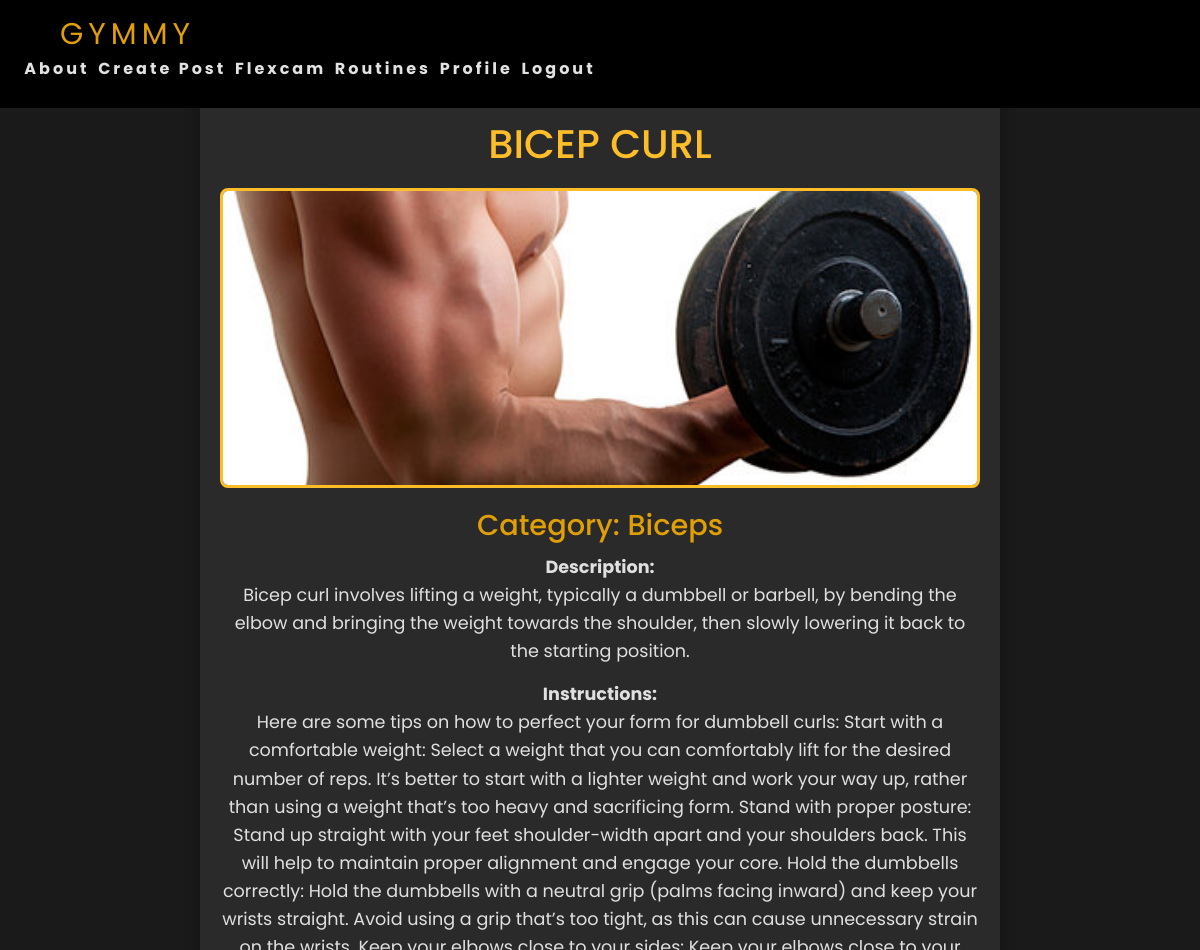
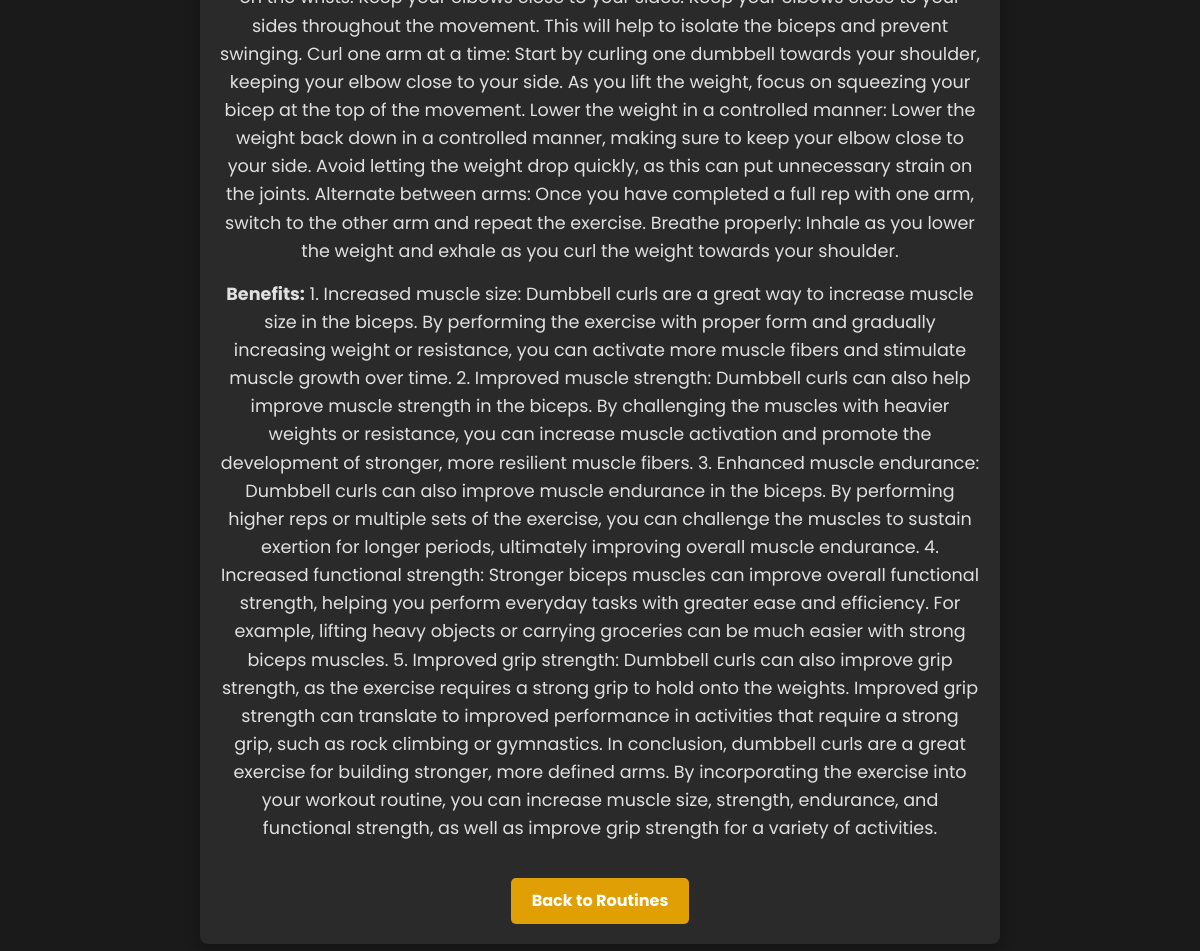
/exercise/1/ (signed in), run on the app's committed database (2 pictures, top to bottom).
### gymmy/models.py (models this page shows, shortened)
class Routines(models.Model):
    routine = models.CharField(max_length=30)
    category = models.ForeignKey(Category, on_delete=models.CASCADE, default=1)
    description = models.CharField(max_length=500, default='', blank=True, null=True)
    image = models.ImageField(upload_to='uploads/routine/')
    favorites = models.ManyToManyField(User, related_name='favourite_routines', blank=True)
    instructions = models.TextField(blank=True, null=True)
    benefits = models.TextField(blank=True, null=True)
    class Meta:
        verbose_name_plural = 'routines'

class Category(models.Model):
    name = models.CharField(max_length=20)
    class Meta:
        verbose_name_plural = 'categories'

### gymmy/views.py (the view)
# urls.py: path('exercise/<int:routine_id>/', views.exercise_details, name='exercise_details'),
@login_required
def exercise_details(request, routine_id):
    routine = get_object_or_404(Routines, id=routine_id)
    return render(request, 'gymmy/exercise_details.html', {'routine': routine})

### gymmy/templates/gymmy/exercise_details.html (shortened to what this page needs)
{% extends 'gymmy/base.html' %}
{% load static %}
{% block css %}<link rel="stylesheet" href="{% static 'css/exercise_details.css' %}">{% endblock %}
{% block content %}
<div class="exercise-details-container">
    <h2>{{ routine.routine }}</h2>
    <img src="{{ routine.image.url }}" alt="Routine Image" class="exercise-image">
    <h3>Category: {{ routine.category.name }}</h3>
    <p><strong>Description:</strong> <br> {{ routine.description }}</p>
    {% if routine.instructions %}
        <p><strong>Instructions:</strong> <br> {{ routine.instructions }}</p>
    {% endif %}
    {% if routine.benefits %}
        <p><strong>Benefits:</strong> {{ routine.benefits }}</p>
    {% endif %}
    <a href="{% url 'routines' %}" class="btn">Back to Routines</a>
</div>
{% endblock %}

### gymmy/static/css/base.css (style rules this page uses)
* { padding: 0; margin: 0; box-sizing: border-box; }

### gymmy/static/css/profile.css (style rules this page uses)
* { margin: 0; padding: 0; box-sizing: border-box; font-family: "Poppins", sans-serif; }

### gymmy/static/css/exercise_details.css (style rules this page uses)
* { padding: 0; margin: 0 ; box-sizing: border-box; }
.exercise-details-container { max-width: 800px; margin: 50px auto; padding: 20px; background-color: #2a2a2a; border-radius: 8px; box-shadow: 0 4px 15px rgba(0, 0, 0, 0.3); text-align: center; }
.exercise-details-container h2 { color: #fdbd29; font-size: 2.5em; margin-bottom: 20px; text-transform: uppercase; }
.exercise-image { width: 100%; max-height: 300px; object-fit: cover; border-radius: 8px; margin-bottom: 20px; border: 3px solid #fdbd29; }
.exercise-details-container h3 { color: #e19f06; font-size: 1.8em; margin-bottom: 10px; }
.exercise-details-container p { font-size: 1.1em; line-height: 1.6; margin-bottom: 15px; }
.btn { display: inline-block; margin-top: 20px; padding: 10px 20px; background-color: #e19f06; color: #fff; text-decoration: none; border-radius: 5px; font-weight: bold; transition: background-color 0.3s ease; }

### data on the page
Routines: routine "BICEP CURL", image (picture), category.name "Biceps", description "Bicep curl involves lifting a weight, typically a dumbbell or barbell, by bending the elbow and bringing the weight towards the shoulder, then slowly lowering it back to the starting position.", instructions "Here are some tips on how to perfect your form for dumbbell curls: Start with a comfortable weight: Select a weight that you can comfortably lift for the desired number of reps. It’s better to start with a lighter weight and work your way up, rather than using a weight that’s too heavy and sacrificing form. Stand with proper posture: Stand up straight with your feet shoulder-width apart and your shoulders back. This will help to maintain proper alignment and engage your core. Hold the dumbbells correctly: Hold the dumbbells with a neutral grip (palms facing inward) and keep your wrists straight. Avoid using a grip that’s too tight, as this can cause unnecessary strain on the wrists. Keep…", benefits "1. Increased muscle size: Dumbbell curls are a great way to increase muscle size in the biceps. By performing the exercise with proper form and gradually increasing weight or resistance, you can activate more muscle fibers and stimulate muscle growth over time. 2. Improved muscle strength: Dumbbell curls can also help improve muscle strength in the biceps. By challenging the muscles with heavier weights or resistance, you can increase muscle activation and promote the development of stronger, more resilient muscle fibers. 3. Enhanced muscle endurance: Dumbbell curls can also improve muscle endurance in the biceps. By performing higher reps or multiple sets of the exercise, you can challenge…"
